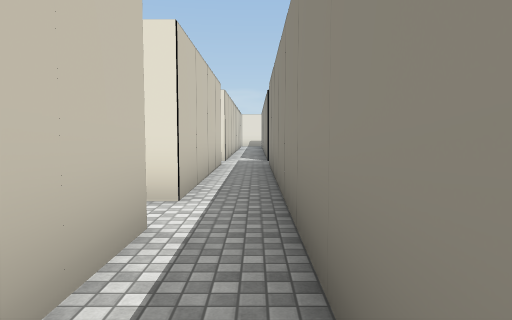
view 1 (above)

18 first-person views from a walk through a Unity game level. The camera is 1.5 m above the floor, tilts 4° down and sees 70° across. The floor is counted in squares, 2 m on a side. Each view is taken from the middle of a square. On the plan, view 1 faces up. The plan holds only what a view shows up to about 11 squares ahead; the rest is blank. The place goes on beyond the plan. Some surface patterns are stand-ins.

view 2
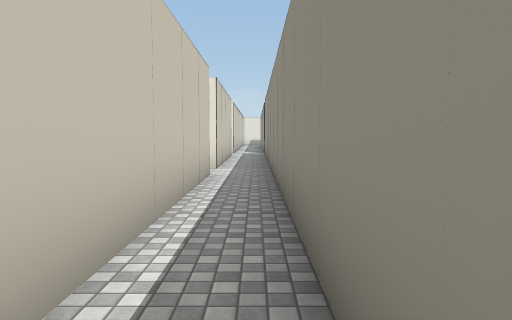

view 3
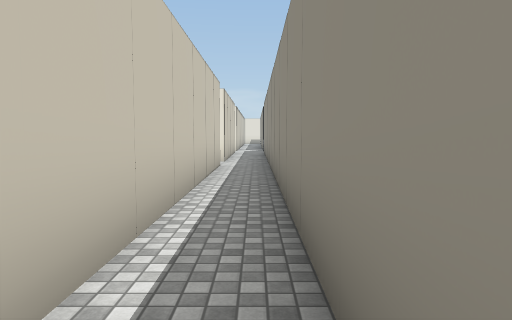

view 4
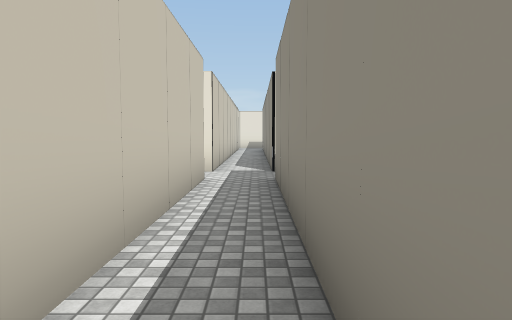

view 5
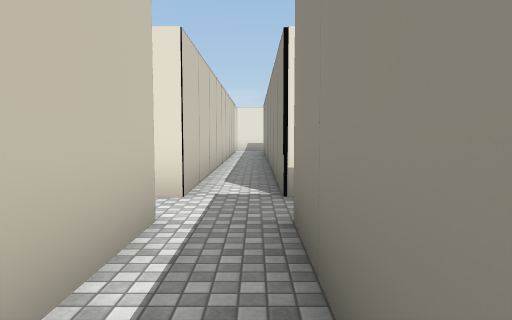

view 6
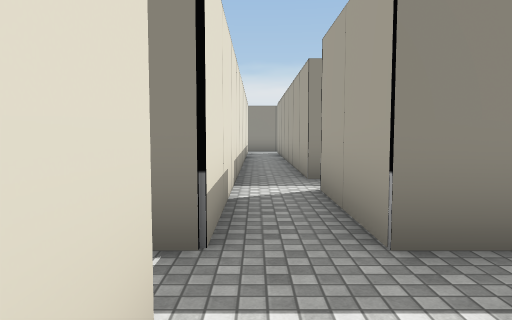

view 7
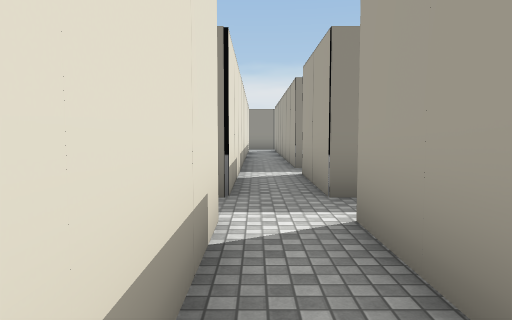

view 8
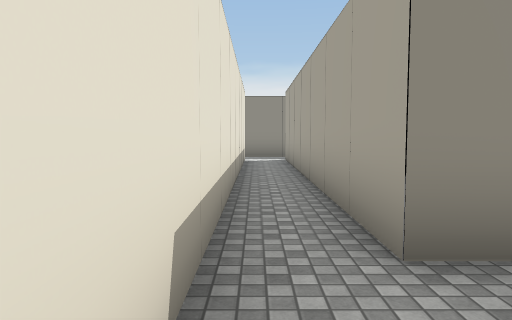

view 9
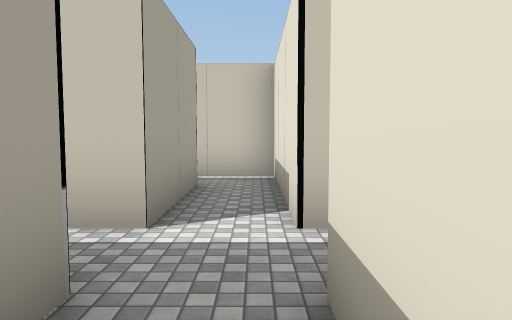

view 10
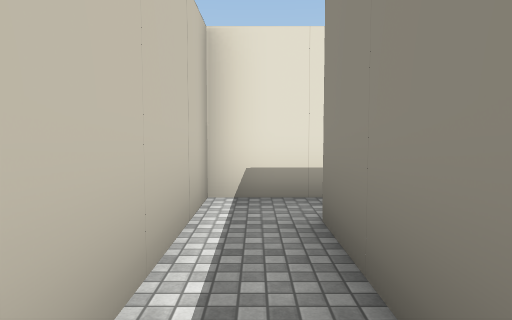

view 11
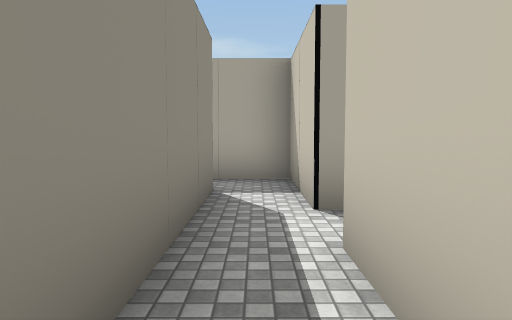

view 12
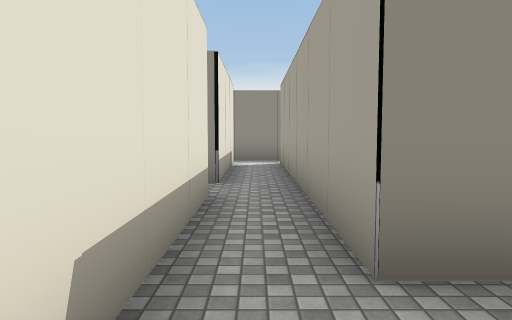

view 13
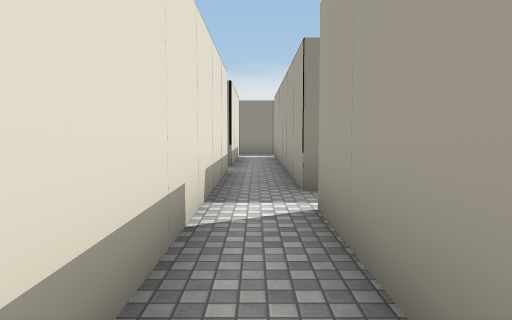

view 14
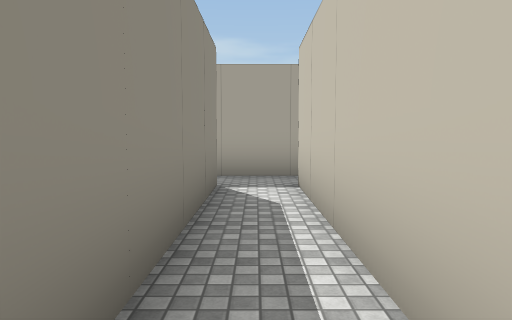

view 15
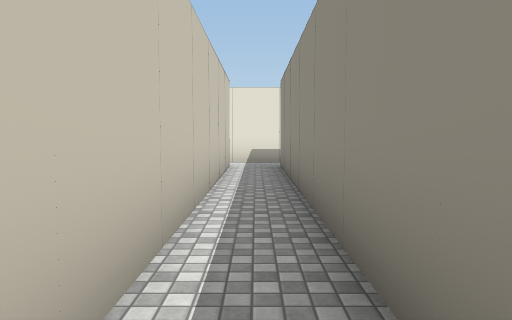

view 16
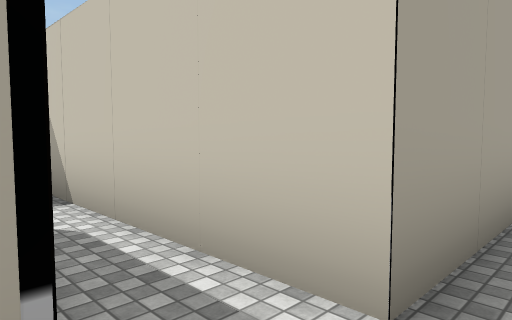

view 17
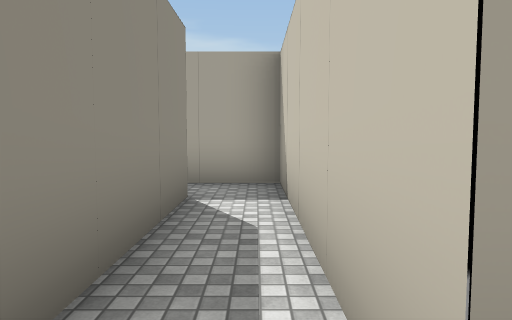

view 18
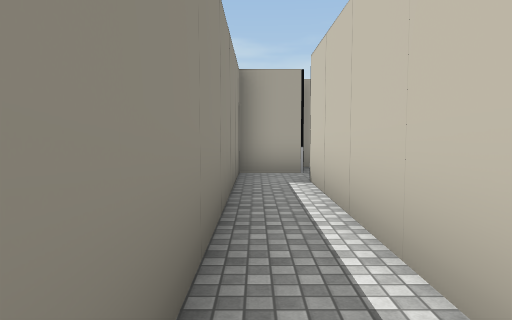

### Floor plan
Ten units are one square. View 1 is at (0, 0); x grows to the right and y downward. Boxes are objects, and circles mark ways between rooms. Rooms are numbered by the first view taken in them; rooms with no view inside come last. Other rooms are left out.
<svg viewBox="-167 -140 298 216">
<path fill="none" stroke="#000" d="M-9 -29 -9 60M-9 -91 -9 -41M41 -91 126 -91M-9 -135 -9 -103M121 -103 3 -103 3 -134M-10 71 3 71 3 -91 30 -91M-46 -54 -46 -29 -32 -29M-9 -103 -46 -103 -46 -66M-34 -41 -34 -91 -9 -91M-162 -54 -134 -54 -134 -14M-122 -16 -122 -54 -95 -54M-96 -66 -162 -66M-95 -54 -46 -54M-46 -66 -84 -66 -84 -135M-96 -135 -96 -66"/>
<circle cx="0" cy="-100" r="3" fill="#2a7"/>
<circle cx="-40" cy="-60" r="3" fill="#2a7"/>
<circle cx="-90" cy="-60" r="3" fill="#2a7"/>
<text x="0" y="-60">1</text>
<text x="-40" y="-80">2</text>
<text x="-130" y="-50">3</text>
<text x="-90" y="-80">4</text>
</svg>
Room 1 opens to room 2. Room 2 opens to room 4. Room 3 opens to room 4.

Where each view was taken, in squares from view 1:
view 1: 0 up, 0 right, facing up
view 2: 4 down, 0 right, facing up
view 3: 6 down, 0 right, facing up
view 4: 3 up, 0 right, facing up
view 5: 6 up, 0 right, facing up
view 6: 10 up, 2 left, facing right
view 7: 10 up, 4 left, facing right
view 8: 10 up, 2 right, facing right
view 9: 10 up, 2 right, facing left
view 10: 6 up, 4 left, facing up
view 11: 9 up, 4 left, facing down
view 12: 6 up, 14 left, facing right
view 13: 6 up, 17 left, facing right
view 14: 12 up, 9 left, facing down
view 15: 8 up, 9 left, facing up
view 16: 6 up, 12 left, facing down-left
view 17: 6 up, 13 left, facing down
view 18: 0 up, 0 right, facing down
